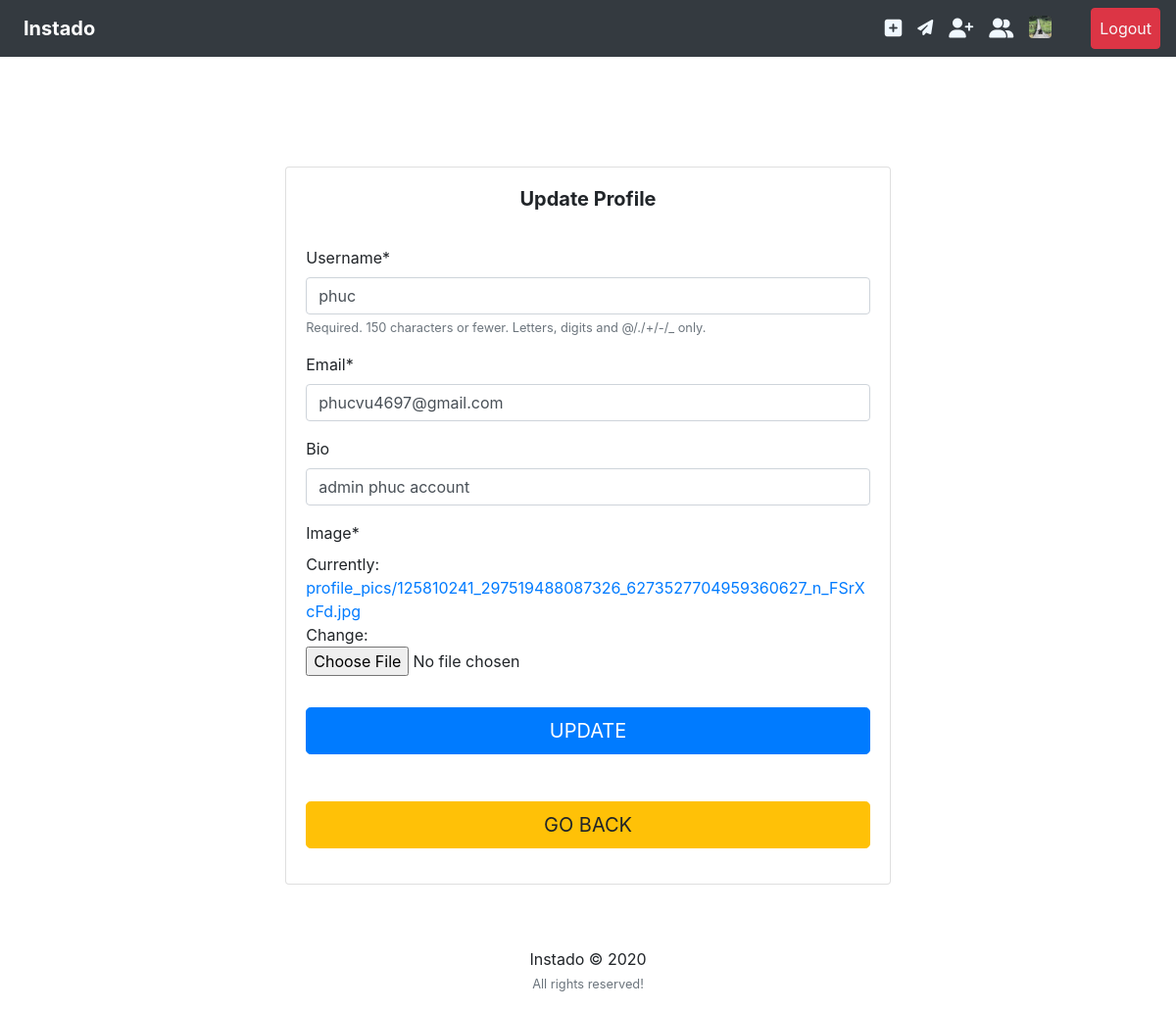
The page /accounts/edit-profile/ (signed in) on the database its author committed.
### accounts/models.py (models this page shows, shortened)
class User(AbstractUser):
	pass

class Profile(models.Model):
	user = models.OneToOneField(User, on_delete=models.CASCADE)
	image = models.ImageField(default='default.png', upload_to='profile_pics')
	slug = AutoSlugField(populate_from='user')
	bio = models.CharField(max_length=255, blank=True)
	friends = models.ManyToManyField("Profile", blank=True)

### accounts/views.py (the view, shortened to what this page needs)
# urls.py: path('edit-profile/', views.edit_profile, name='edit_profile'),
@login_required
def edit_profile(request):
    return render(request, "accounts/edit_profile.html", {
        "u_form": UserUpdateForm(instance=request.user),
        "p_form": ProfileUpdateForm(instance=request.user.profile)
    })

### feed/my_forms.py
class CreatePostForm(forms.ModelForm):
    class Meta:
        model = Post
        fields = ['image', 'caption']
        labels = {
            'caption': ''
        }
        widgets = {
            'caption': forms.Textarea(attrs={
                'placeholder': 'What do you think?',
                'class': 'mt-2'
            })
        }

### accounts/forms.py
class UserUpdateForm(forms.ModelForm):
	email = forms.EmailField()
	class Meta:
		model = User
		fields = ['username', 'email']

### feed/context_processor.py (called while the page is built)
def add_context(request):
    form = None
    if request.user.is_authenticated:
        form = CreatePostForm()
    return {'post_form': form}

### accounts/templates/accounts/edit_profile.html (shortened to what this page needs)
{% extends "accounts/layout.html" %}
{% load static %}
{% load crispy_forms_tags %}
{% block content %}
<br><br>
<div class="container">
    <div class="row">
      <div class="col-sm-9 col-md-8 col-lg-7 mx-auto">
        <div class="card card-signin my-5">
          <div class="card-body">
            <h5 class="card-title text-center"><b>Update Profile</b></h5>
            <form class="form-signin" method = "POST" enctype="multipart/form-data">
            <fieldset class="form-group"><br>
                {{ u_form|crispy }}
				{{ p_form|crispy }}
            </fieldset>
            <div class="form-group">
                <button class="btn btn-lg btn-primary btn-block text-uppercase" type="submit">Update</button><br><br>
                <a class="btn btn-lg btn-warning btn-block text-uppercase" href="{% url 'my_profile' %}">Go Back</a>
            </div>
        </form>
    </div>
    </div>
    </div>
    </div>
</div>
{% endblock content %}

### accounts/templates/accounts/layout.html (shortened to what this page needs)
{% load static %}
{% load crispy_forms_tags %}
<!DOCTYPE html>
<html>
<head>
	<link rel="stylesheet" href="https://cdnjs.cloudflare.com/ajax/libs/font-awesome/4.7.0/css/font-awesome.min.css">
	<link rel="stylesheet" href="https://maxcdn.bootstrapcdn.com/bootstrap/4.0.0/css/bootstrap.min.css">
</head>
<body>
	<nav class="navbar navbar-expand-lg navbar-expand-md navbar-dark bg-dark sticky-top mb-3">
	  <a class="navbar-brand ml-2 mr-4" href="{% url 'home' %}"><b>Instado</b></a>
	  <div class="collapse navbar-collapse" id="navbarNavAltMarkup">
	    <div class="navbar-nav ml-auto">
		  {% if user.is_authenticated %}
		  	<a class="nav-item nav-link mx-sm-auto" href="#" data-toggle="modal" data-target="#modal-create"><i class="fa fa-plus-square fa-lg" style="color: aliceblue;"></i></a>
			  <a class="nav-item nav-link mx-sm-auto" href=" http://127.0.0.1:8000/chat"><i class="fa fa-paper-plane" style="color: aliceblue;"></i></a>
			  <a class="nav-item nav-link mx-sm-auto" href="{% url 'users_list' %}"><i class="fa fa-user-plus fa-lg" style="color: aliceblue;"></i></a>
			  <a class="nav-item nav-link mx-sm-auto" href="{% url 'friend_list' %}"><i class="fa fa-user-friends fa-lg" style="color: aliceblue;"></i></a>
	      	<a class="nav-item nav-link mx-sm-auto" href="{% url 'my_profile' %}">
				<img src="{{ user.profile.image.url }}" class="rounded mr-2 align-top" width="23" height="23" >
			</a>
	      	<a class="nav-item nav-link btn btn-danger ml-lg-4 text-light mx-md-auto" href="{% url 'logout' %}">Logout</a>
	      {% else %}
         	<a class="nav-item nav-link btn btn-success ml-4 text-light" href="{% url 'login' %}">Login</a>
          	<a class="nav-item nav-link btn btn-info ml-3 text-light" href="{% url 'register' %}">Register</a>
		  {% endif %}
		</div>
	  </div>
	</nav>
	<div class="container">
	{% block content %}{% endblock content %}
	</div>
	<footer class="page-footer font-small black">
	  <div class="footer-copyright text-center py-3">Instado © 2020
	  <br><small class="text-muted">All rights reserved!</small>
	</div>
	</footer>
</body>
</html>

### rows shown on the page
User: profile.image (picture), username "phuc", email "phucvu4697@gmail.com"
Profile: bio "admin phuc account"
